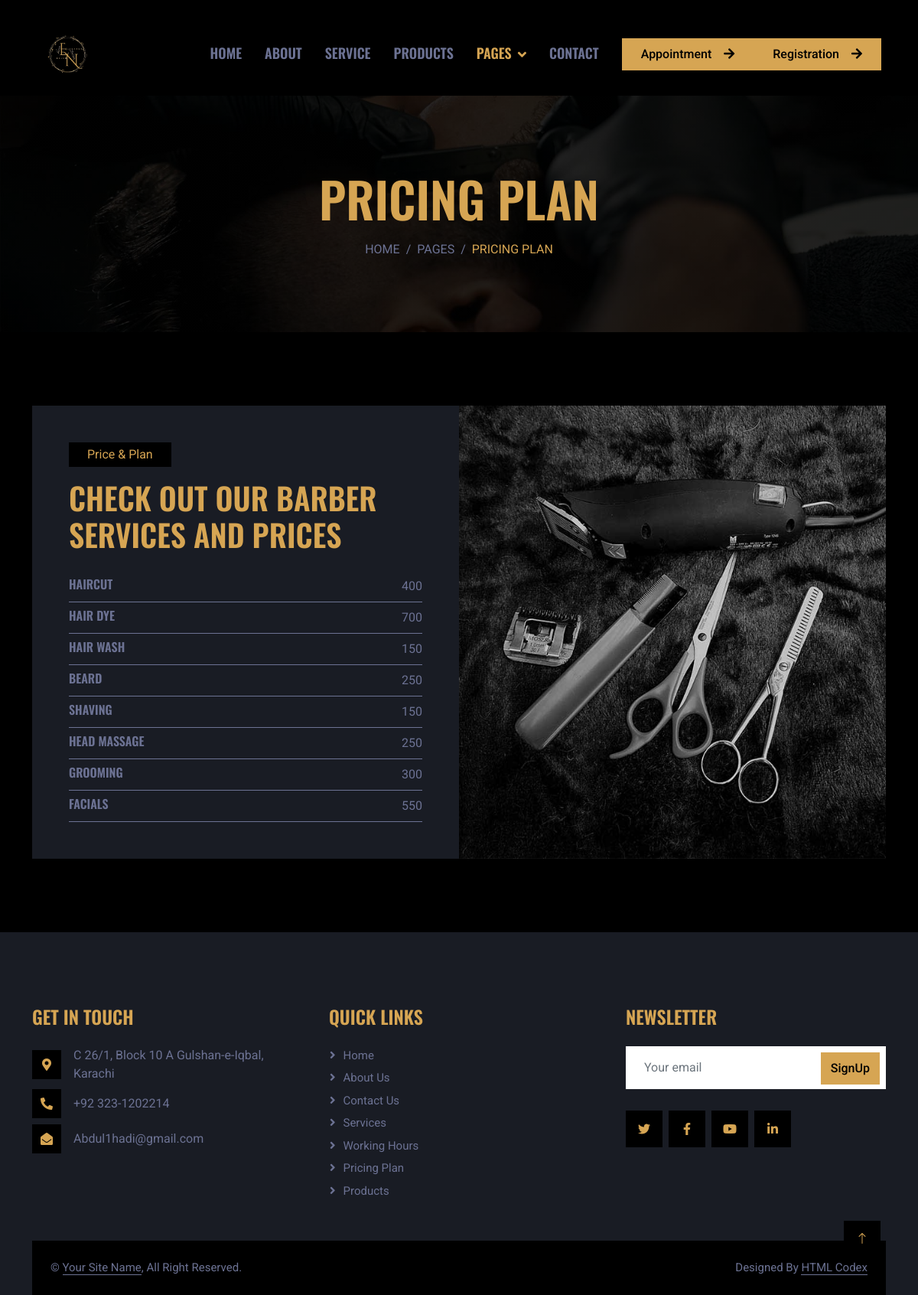
Screenshot of /price.php with the database file from the repository.
### tables this page shows
CREATE TABLE `service` (
  `id` int(11) NOT NULL,
  `Image` varchar(255) DEFAULT NULL,
  `Title` varchar(255) DEFAULT NULL,
  `Description` varchar(255) DEFAULT NULL,
  `Price` varchar(255) DEFAULT NULL
);

### price.php (the view, shortened to what this page needs)
<?php
include 'config.php';
?>
<!DOCTYPE html>
<html lang="en">
<head>
    <link href="https://cdnjs.cloudflare.com/ajax/libs/font-awesome/5.10.0/css/all.min.css" rel="stylesheet">
    <link href="https://cdn.jsdelivr.net/npm/bootstrap-icons@1.4.1/font/bootstrap-icons.css" rel="stylesheet">
    <link href="lib/animate/animate.min.css" rel="stylesheet">
    <link href="lib/owlcarousel/assets/owl.carousel.min.css" rel="stylesheet">
    <link href="css/bootstrap.min.css" rel="stylesheet">
    <link href="css/style.css" rel="stylesheet">
</head>
<body>
<nav
  class="navbar navbar-expand-lg navbar-dark sticky-top py-lg-0 px-lg-5 wow fadeIn"
  data-wow-delay="0.1s"
>
  <a href="index.php" class="navbar-brand ms-4 ms-lg-0">
    <h1 class="mb-0 text-uppercase">
      <img
        src="img/bgremove.png"
        style="width: 80px; background-color: black"
        alt="Logo"
      />
    </h1>
  </a>
  <div class="collapse navbar-collapse" id="navbarCollapse">
    <div class="navbar-nav ms-auto p-4 p-lg-0">
      <a href="index.php" class="nav-item nav-link ">Home</a>
      <a href="about.php" class="nav-item nav-link">About</a>
      <a href="service.php" class="nav-item nav-link">Service</a>
      <a href="products.php" class="nav-item nav-link ">Products</a>
      <div class="nav-item dropdown">
                    <a href="#" class="nav-link dropdown-toggle active" data-bs-toggle="dropdown">Pages</a>
                </div>
      <a href="contact.php" class="nav-item nav-link">Contact</a>
    </div>
    <a href="appointment/appointment.php" class="btn rounded-0 py-2 px-lg-4 d-none d-lg-block mr-2"
      >Appointment<i class="fa fa-arrow-right ms-3"></i
    ></a>
  </div>
  <?php if (isset($_SESSION['username'])): ?>
        <div class="nav-item dropdown">
          <a
            href="#"
            class="nav-link dropdown-toggle"
            data-bs-toggle="dropdown"
          >
            <?php echo htmlspecialchars($_SESSION['username']); ?>
          </a>
          <div class="dropdown-menu dropdown-menu-end">
          <a href="show_profile/show_profile.php" class="dropdown-item">Profile</a>
            <a href="registration/logout.php" class="dropdown-item">Logout</a>
          </div>
        </div>
      <?php else: ?>
        <a href="registration/signup.php" class="btn rounded-0 py-2 px-lg-4 d-none d-lg-block"
          >Registration<i class="fa fa-arrow-right ms-3"></i
        ></a>
      <?php endif; ?>
</nav>
    <div class="container-fluid page-header py-5 mb-5 wow fadeIn" data-wow-delay="0.1s">
        <div class="container text-center py-5">
            <h1 class="display-3  text-uppercase mb-3 animated slideInDown">Pricing Plan</h1>
            <nav aria-label="breadcrumb animated slideInDown">
                <ol class="breadcrumb justify-content-center text-uppercase mb-0">
                    <li class="breadcrumb-item"><a style="color: #6C7293;" href="#">Home</a></li>
                    <li class="breadcrumb-item"><a style="color: #6C7293;" href="#">Pages</a></li>
                    <li style="color: #d6a553;" class="breadcrumb-item active" aria-current="page">Pricing Plan</li>
                </ol>
            </nav>
        </div>
    </div>
  <div class="container-xxl py-5">
    <div class="container">
      <div class="row g-0">
        <div class="col-lg-6 wow fadeIn" data-wow-delay="0.1s">
          <div
            class="bg-secondary h-100 d-flex flex-column justify-content-center p-5">
            <p class="d-inline-flex bg-dark py-1 px-4 me-auto">
              Price & Plan
            </p>
            <h1 class="text-uppercase mb-4">
              Check Out Our Barber Services And Prices
            </h1>
            <div>
              <?php
              $sqli = "SELECT * FROM `service`";
              $val = mysqli_query($conn, $sqli);
              while ($row = mysqli_fetch_assoc($val)) {
              ?>
                <div class="d-flex justify-content-between border-bottom py-2">
                  <h6 style="color:#6C7293" class="text-uppercase mb-0"><?php echo $row['Title']; ?></h6>
                  <span style="color:#6C7293" class="text-uppercase"><?php echo $row['Price']; ?></span>
                </div>
              <?php
              }
              ?>
            </div>
          </div>
        </div>
        <div class="col-lg-6 wow fadeIn" data-wow-delay="0.5s">
          <div class="h-100">
            <img class="img-fluid h-100" src="img/price.jpg" alt="" />
          </div>
        </div>
      </div>
    </div>
  </div>
 <div
      class="container-fluid bg-secondary text-light footer mt-5 pt-5 wow fadeIn"
      data-wow-delay="0.1s"
    >
      <div class="container py-5">
        <div class="row g-5">
          <div class="col-lg-4 col-md-6">
            <h4 class="text-uppercase mb-4">Get In Touch</h4>
            <div  class="d-flex align-items-center mb-2">
              <div id="icon" class="btn-square  flex-shrink-0 me-3">
                <span  class="fa fa-map-marker-alt"></span>
              </div>
              <span id="con">C 26/1, Block 10 A Gulshan-e-Iqbal, Karachi</span>
            </div>
            <div  class="d-flex align-items-center mb-2">
              <div id="icon"  class="btn-square  flex-shrink-0 me-3">
                <span  class="fa fa-phone-alt"></span>
              </div>
              <span id="con">+92 323-1202214</span>
            </div>
            <div  class="d-flex align-items-center">
              <div id="icon" class="btn-square  flex-shrink-0 me-3">
                <span  class="fa fa-envelope-open"></span>
              </div>
              <span id="con">Abdul1hadi@gmail.com</span>
            </div>
          </div>
          <div class="col-lg-4 col-md-6">
          <h4 class="text-uppercase mb-4">Quick Links</h4>
          <a class="btn btn-link" href="index.php">Home </a>
          <a class="btn btn-link" href="about.php">About Us</a>
          <a class="btn btn-link" href="contact.php">Contact Us</a>
          <a class="btn btn-link" href="service.php">Services</a>
          <a class="btn btn-link" href="open.php">Working Hours</a>
          <a class="btn btn-link" href="price.php">pricing plan</a>
          <a class="btn btn-link" href="products.php">products</a>
          </div>
          <div class="col-lg-4 col-md-6">
            <h4 class="text-uppercase mb-4">Newsletter</h4>
            <div class="position-relative mb-4">
              <input
                class="form-control border-0 w-100 py-3 ps-4 pe-5"
                type="text"
                placeholder="Your email"
              />
              <button
                type="button"
                class="btn py-2 position-absolute top-0 end-0 mt-2 me-2"
              >
                SignUp
              </button>
            </div>
            <div  class="d-flex pt-1 m-n1">
              <a id="icon"class="btn btn-lg-square btn-dark m-1" href=""
                ><i class="fab fa-twitter"></i
              ></a>
              <a id="icon"class="btn btn-lg-square btn-dark m-1" href=""
                ><i class="fab fa-facebook-f"></i
              ></a>
              <a id="icon"class="btn btn-lg-square btn-dark m-1" href=""
                ><i class="fab fa-youtube"></i
              ></a>
              <a id="icon"class="btn btn-lg-square btn-dark m-1" href=""
                ><i class="fab fa-linkedin-in"></i
              ></a>
            </div>
          </div>
        </div>
      </div>
      <div class="container">
        <div class="copyright">
          <div class="row">
            <div class="col-md-6 text-center text-md-start mb-3 mb-md-0">
              &copy; <a class="border-bottom" href="#">Your Site Name</a>, All
              Right Reserved.
            </div>
            <div class="col-md-6 text-center text-md-end">
              Designed By
              <a class="border-bottom" href="https://htmlcodex.com"
                >HTML Codex</a
              >
            </div>
          </div>
        </div>
      </div>
    </div>
    <a href="#"  class="btn btn-lg-square back-to-top bg-dark m-1"
      ><i style="color: #d6a553 " class="bi bi-arrow-up"></i
    ></a>
</body>
</html>

### css/style.css (style rules this page uses)
body { background-color: black; color: #d6a553; }
.navbar { background-color: black; }
.navbar .nav-link { color: #d6a553; }
.footer a { color: #d6a553; text-decoration: none; background-color: transparent; transition: color 0.3s; }
.footer .btn-square { transition: color 0.3s; }
.navbar-brand img { max-width: 100%; height: auto; }
.btn { background-color: #d6a553; color: black; }
.btn-square { background-color: transparent; color: #d6a553; }
#icon { background-color: black; }
:root { --primary:#d6a553 ; --secondary: #191C24; --light: #6C7293; --dark: #000000; }
.back-to-top { position: fixed; display: none; right: 45px; bottom: 45px; z-index: 99; }
.btn { font-weight: 500; transition: .5s; }
.btn-square { width: 38px; height: 38px; }
.btn-lg-square { width: 48px; height: 48px; }
.btn-square, .btn-sm-square, .btn-lg-square { padding: 0; display: flex; align-items: center; justify-content: center; font-weight: normal; }
.navbar .dropdown-toggle::after { border: none; content: "\f107"; font-family: "Font Awesome 5 Free"; font-weight: 900; vertical-align: middle; margin-left: 8px; }
.navbar .navbar-nav .nav-link { margin-right: 30px; padding: 40px 0; color: var(--light); font-family: 'Oswald', sans-serif; font-size: 18px; font-weight: 600; text-transform: uppercase; outline: none; }
h3,h4,h5,h6 { color:#d6a553; }
h1 { color: #d6a553; }
.navbar .navbar-nav .nav-link:hover, .navbar .navbar-nav .nav-link.active { color: var(--primary); }
.navbar.sticky-top { top: -100px; transition: .5s; }
.page-header { background: linear-gradient(rgba(0, 0, 0, .85), rgba(0, 0, 0, .85)), url(../img/carousel-1.jpg) center center no-repeat; background-size: cover; }
.breadcrumb-item + .breadcrumb-item::before { color: var(--light); }
.footer .btn.btn-link { display: block; margin-bottom: 5px; padding: 0; text-align: left; color: var(--light); font-size: 15px; font-weight: normal; text-transform: capitalize; transition: .3s; }
.footer .btn.btn-link::before { position: relative; content: "\f105"; font-family: "Font Awesome 5 Free"; font-weight: 900; margin-right: 10px; }
.footer .copyright { padding: 1.5rem; font-size: 15px; background: var(--dark); }
.footer .copyright a { color: var(--light); }

### rows the page displays
service: Title "HAIRCUT", Price "400"
service: Title "HAIR DYE", Price "700"
service: Title "HAIR WASH", Price "150"
service: Title "BEARD", Price "250"
service: Title "SHAVING", Price "150"
service: Title "HEAD MASSAGE", Price "250"
service: Title "GROOMING", Price "300"
service: Title "FACIALS", Price "550"
